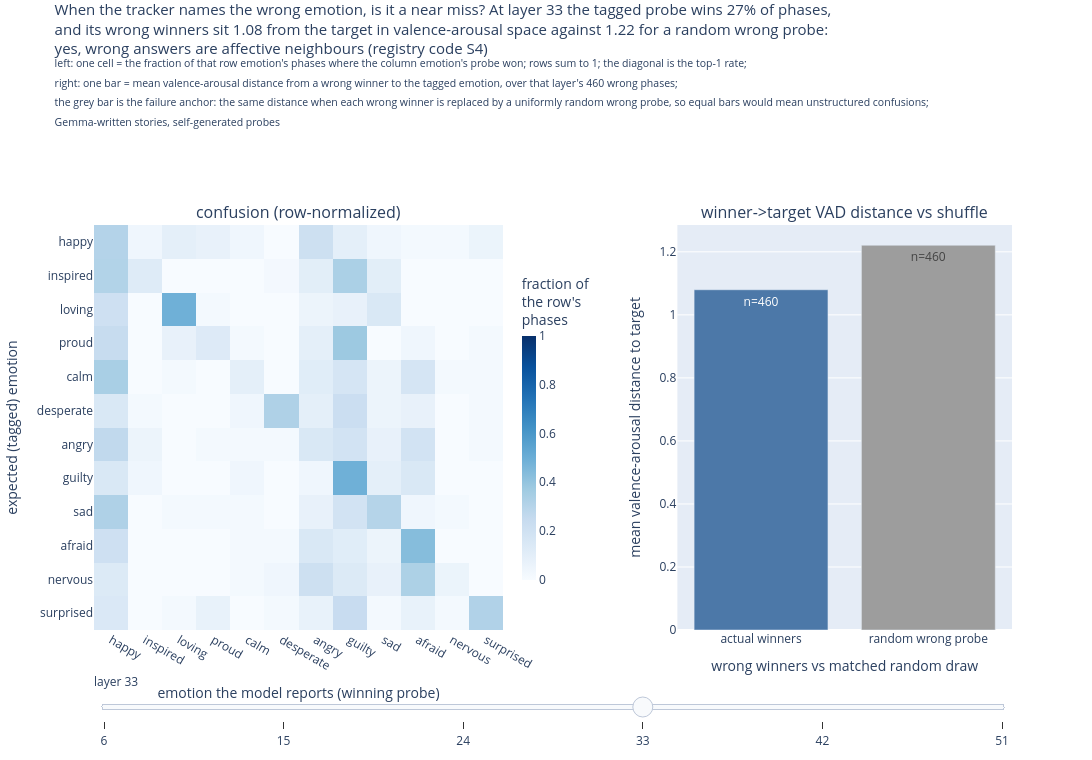

This figure's notebook cell:
### Markdown cell above
## S4. When the model gets it wrong, what wins instead?

**Question: when the tagged emotion's probe does not win a phase, does an
affective neighbour win (graceful degradation) or an arbitrary probe
(unstructured failure)?**

**Method, plainly.** For every phase (`selfgen` probes, Gemma stories) we
record the winning probe, the one with the highest phase-mean centered cosine,
against the tagged emotion. The full 12x12 tagged-by-winner matrix is the
confusion heatmap. Then, for the wrong-winner phases only, we compare the
winner's VAD distance to the target with the same distance when a uniformly
random wrong probe replaces the winner. That random draw is the
unstructured-failure reference. Winners much closer than that reference mean
the model degrades towards neighbours, a different behaviour from random
failure.

### Code cell
# this cell builds the confusion matrix and the winner-vs-shuffle VAD
# distance comparison, self-generated probes, primary arm
fig, S4 = tr.s4_confusion_figure(ARMS, VAD, RNG)
fig.show()
for layer in LAYERS:
    layer_stats = S4[layer]
    print(f"L{layer}: top-1 {layer_stats['top1_rate']:.2f}; "
          f"wrong-winner VAD dist {layer_stats['wrong_mean']:.2f} "
          f"vs shuffle {layer_stats['shuffle_mean']:.2f} (n_wrong={layer_stats['n_wrong']})")

### Figure 1 — Plotly figure (JSON) as saved in the notebook; plotly's stock layout.template omitted (floating-point values rounded to 4 significant figures; data arrays with more than 128 entries replaced by an {"elided": "..."} marker saying what was removed)
{"data": [{"colorbar": {"len": 0.8, "thickness": 14, "title": {"text": "fraction of<br>the row's<br>phases"}, "x": 0.455}, "colorscale": [[0.0, "rgb(247,251,255)"], [0.125, "rgb(222,235,247)"], [0.25, "rgb(198,219,239)"], [0.375, "rgb(158,202,225)"], [0.5, "rgb(107,174,214)"], [0.625, "rgb(66,146,198)"], [0.75, "rgb(33,113,181)"], [0.875, "rgb(8,81,156)"], [1.0, "rgb(8,48,107)"]], "type": "heatmap", "visible": false, "x": ["happy", "inspired", "loving", "proud", "calm", "desperate", "angry", "guilty", "sad", "afraid", "nervous", "surprised"], "xaxis": "x", "y": ["happy", "inspired", "loving", "proud", "calm", "desperate", "angry", "guilty", "sad", "afraid", "nervous", "surprised"], "yaxis": "y", "z": {"elided": "12x12 float values"}, "zmax": 1, "zmin": 0}, {"marker": {"color": ["#4c78a8", "#9d9d9d"]}, "showlegend": false, "text": ["n=264", "n=264"], "type": "bar", "visible": false, "x": ["actual winners", "random wrong probe"], "xaxis": "x2", "y": [0.78, 1.123], "yaxis": "y2"}, {"colorbar": {"len": 0.8, "thickness": 14, "title": {"text": "fraction of<br>the row's<br>phases"}, "x": 0.455}, "colorscale": [[0.0, "rgb(247,251,255)"], [0.125, "rgb(222,235,247)"], [0.25, "rgb(198,219,239)"], [0.375, "rgb(158,202,225)"], [0.5, "rgb(107,174,214)"], [0.625, "rgb(66,146,198)"], [0.75, "rgb(33,113,181)"], [0.875, "rgb(8,81,156)"], [1.0, "rgb(8,48,107)"]], "type": "heatmap", "visible": false, "x": ["happy", "inspired", "loving", "proud", "calm", "desperate", "angry", "guilty", "sad", "afraid", "nervous", "surprised"], "xaxis": "x", "y": ["happy", "inspired", "loving", "proud", "calm", "desperate", "angry", "guilty", "sad", "afraid", "nervous", "surprised"], "yaxis": "y", "z": {"elided": "12x12 float values"}, "zmax": 1, "zmin": 0}, {"marker": {"color": ["#4c78a8", "#9d9d9d"]}, "showlegend": false, "text": ["n=424", "n=424"], "type": "bar", "visible": false, "x": ["actual winners", "random wrong probe"], "xaxis": "x2", "y": [0.957, 1.123], "yaxis": "y2"}, {"colorbar": {"len": 0.8, "thickness": 14, "title": {"text": "fraction of<br>the row's<br>phases"}, "x": 0.455}, "colorscale": [[0.0, "rgb(247,251,255)"], [0.125, "rgb(222,235,247)"], [0.25, "rgb(198,219,239)"], [0.375, "rgb(158,202,225)"], [0.5, "rgb(107,174,214)"], [0.625, "rgb(66,146,198)"], [0.75, "rgb(33,113,181)"], [0.875, "rgb(8,81,156)"], [1.0, "rgb(8,48,107)"]], "type": "heatmap", "visible": false, "x": ["happy", "inspired", "loving", "proud", "calm", "desperate", "angry", "guilty", "sad", "afraid", "nervous", "surprised"], "xaxis": "x", "y": ["happy", "inspired", "loving", "proud", "calm", "desperate", "angry", "guilty", "sad", "afraid", "nervous", "surprised"], "yaxis": "y", "z": {"elided": "12x12 float values"}, "zmax": 1, "zmin": 0}, {"marker": {"color": ["#4c78a8", "#9d9d9d"]}, "showlegend": false, "text": ["n=270", "n=270"], "type": "bar", "visible": false, "x": ["actual winners", "random wrong probe"], "xaxis": "x2", "y": [0.8903, 1.066], "yaxis": "y2"}, {"colorbar": {"len": 0.8, "thickness": 14, "title": {"text": "fraction of<br>the row's<br>phases"}, "x": 0.455}, "colorscale": [[0.0, "rgb(247,251,255)"], [0.125, "rgb(222,235,247)"], [0.25, "rgb(198,219,239)"], [0.375, "rgb(158,202,225)"], [0.5, "rgb(107,174,214)"], [0.625, "rgb(66,146,198)"], [0.75, "rgb(33,113,181)"], [0.875, "rgb(8,81,156)"], [1.0, "rgb(8,48,107)"]], "type": "heatmap", "visible": true, "x": ["happy", "inspired", "loving", "proud", "calm", "desperate", "angry", "guilty", "sad", "afraid", "nervous", "surprised"], "xaxis": "x", "y": ["happy", "inspired", "loving", "proud", "calm", "desperate", "angry", "guilty", "sad", "afraid", "nervous", "surprised"], "yaxis": "y", "z": {"elided": "12x12 float values"}, "zmax": 1, "zmin": 0}, {"marker": {"color": ["#4c78a8", "#9d9d9d"]}, "showlegend": false, "text": ["n=460", "n=460"], "type": "bar", "visible": true, "x": ["actual winners", "random wrong probe"], "xaxis": "x2", "y": [1.08, 1.221], "yaxis": "y2"}, {"colorbar": {"len": 0.8, "thickness": 14, "title": {"text": "fraction of<br>the row's<br>phases"}, "x": 0.455}, "colorscale": [[0.0, "rgb(247,251,255)"], [0.125, "rgb(222,235,247)"], [0.25, "rgb(198,219,239)"], [0.375, "rgb(158,202,225)"], [0.5, "rgb(107,174,214)"], [0.625, "rgb(66,146,198)"], [0.75, "rgb(33,113,181)"], [0.875, "rgb(8,81,156)"], [1.0, "rgb(8,48,107)"]], "type": "heatmap", "visible": false, "x": ["happy", "inspired", "loving", "proud", "calm", "desperate", "angry", "guilty", "sad", "afraid", "nervous", "surprised"], "xaxis": "x", "y": ["happy", "inspired", "loving", "proud", "calm", "desperate", "angry", "guilty", "sad", "afraid", "nervous", "surprised"], "yaxis": "y", "z": {"elided": "12x12 float values"}, "zmax": 1, "zmin": 0}, {"marker": {"color": ["#4c78a8", "#9d9d9d"]}, "showlegend": false, "text": ["n=372", "n=372"], "type": "bar", "visible": false, "x": ["actual winners", "random wrong probe"], "xaxis": "x2", "y": [0.9236, 1.146], "yaxis": "y2"}, {"colorbar": {"len": 0.8, "thickness": 14, "title": {"text": "fraction of<br>the row's<br>phases"}, "x": 0.455}, "colorscale": [[0.0, "rgb(247,251,255)"], [0.125, "rgb(222,235,247)"], [0.25, "rgb(198,219,239)"], [0.375, "rgb(158,202,225)"], [0.5, "rgb(107,174,214)"], [0.625, "rgb(66,146,198)"], [0.75, "rgb(33,113,181)"], [0.875, "rgb(8,81,156)"], [1.0, "rgb(8,48,107)"]], "type": "heatmap", "visible": false, "x": ["happy", "inspired", "loving", "proud", "calm", "desperate", "angry", "guilty", "sad", "afraid", "nervous", "surprised"], "xaxis": "x", "y": ["happy", "inspired", "loving", "proud", "calm", "desperate", "angry", "guilty", "sad", "afraid", "nervous", "surprised"], "yaxis": "y", "z": {"elided": "12x12 float values"}, "zmax": 1, "zmin": 0}, {"marker": {"color": ["#4c78a8", "#9d9d9d"]}, "showlegend": false, "text": ["n=438", "n=438"], "type": "bar", "visible": false, "x": ["actual winners", "random wrong probe"], "xaxis": "x2", "y": [0.9934, 1.236], "yaxis": "y2"}], "layout": {"annotations": [{"font": {"size": 16}, "showarrow": false, "text": "confusion (row-normalized)", "x": 0.2228, "xanchor": "center", "xref": "paper", "y": 1.0, "yanchor": "bottom", "yref": "paper"}, {"font": {"size": 16}, "showarrow": false, "text": "winner->target VAD distance vs shuffle", "x": 0.8177, "xanchor": "center", "xref": "paper", "y": 1.0, "yanchor": "bottom", "yref": "paper"}], "height": 760, "margin": {"b": 130, "t": 225}, "sliders": [{"active": 3, "currentvalue": {"prefix": "layer "}, "pad": {"t": 40}, "steps": [{"args": [{"visible": [true, true, false, false, false, false, false, false, false, false, false, false]}, {"title.text": "When the tracker names the wrong emotion, is it a near miss? At layer 6 the tagged probe wins 58% of phases,<br>and its wrong winners sit 0.78 from the target in valence-arousal space against 1.12 for a random wrong probe:<br>yes, wrong answers are affective neighbours (registry code S4)<br><sup>left: one cell = the fraction of that row emotion's phases where the column emotion's probe won; rows sum to 1; the diagonal is the top-1 rate;</sup><br><sup>right: one bar = mean valence-arousal distance from a wrong winner to the tagged emotion, over that layer's 264 wrong phases;</sup><br><sup>the grey bar is the failure anchor: the same distance when each wrong winner is replaced by a uniformly random wrong probe, so equal bars would mean unstructured confusions;</sup><br><sup>Gemma-written stories, self-generated probes</sup>"}], "label": "6", "method": "update"}, {"args": [{"visible": [false, false, true, true, false, false, false, false, false, false, false, false]}, {"title.text": "When the tracker names the wrong emotion, is it a near miss? At layer 15 the tagged probe wins 33% of phases,<br>and its wrong winners sit 0.96 from the target in valence-arousal space against 1.12 for a random wrong probe:<br>yes, wrong answers are affective neighbours (registry code S4)<br><sup>left: one cell = the fraction of that row emotion's phases where the column emotion's probe won; rows sum to 1; the diagonal is the top-1 rate;</sup><br><sup>right: one bar = mean valence-arousal distance from a wrong winner to the tagged emotion, over that layer's 424 wrong phases;</sup><br><sup>the grey bar is the failure anchor: the same distance when each wrong winner is replaced by a uniformly random wrong probe, so equal bars would mean unstructured confusions;</sup><br><sup>Gemma-written stories, self-generated probes</sup>"}], "label": "15", "method": "update"}, {"args": [{"visible": [false, false, false, false, true, true, false, false, false, false, false, false]}, {"title.text": "When the tracker names the wrong emotion, is it a near miss? At layer 24 the tagged probe wins 57% of phases,<br>and its wrong winners sit 0.89 from the target in valence-arousal space against 1.07 for a random wrong probe:<br>yes, wrong answers are affective neighbours (registry code S4)<br><sup>left: one cell = the fraction of that row emotion's phases where the column emotion's probe won; rows sum to 1; the diagonal is the top-1 rate;</sup><br><sup>right: one bar = mean valence-arousal distance from a wrong winner to the tagged emotion, over that layer's 270 wrong phases;</sup><br><sup>the grey bar is the failure anchor: the same distance when each wrong winner is replaced by a uniformly random wrong probe, so equal bars would mean unstructured confusions;</sup><br><sup>Gemma-written stories, self-generated probes</sup>"}], "label": "24", "method": "update"}, {"args": [{"visible": [false, false, false, false, false, false, true, true, false, false, false, false]}, {"title.text": "When the tracker names the wrong emotion, is it a near miss? At layer 33 the tagged probe wins 27% of phases,<br>and its wrong winners sit 1.08 from the target in valence-arousal space against 1.22 for a random wrong probe:<br>yes, wrong answers are affective neighbours (registry code S4)<br><sup>left: one cell = the fraction of that row emotion's phases where the column emotion's probe won; rows sum to 1; the diagonal is the top-1 rate;</sup><br><sup>right: one bar = mean valence-arousal distance from a wrong winner to the tagged emotion, over that layer's 460 wrong phases;</sup><br><sup>the grey bar is the failure anchor: the same distance when each wrong winner is replaced by a uniformly random wrong probe, so equal bars would mean unstructured confusions;</sup><br><sup>Gemma-written stories, self-generated probes</sup>"}], "label": "33", "method": "update"}, {"args": [{"visible": [false, false, false, false, false, false, false, false, true, true, false, false]}, {"title.text": "When the tracker names the wrong emotion, is it a near miss? At layer 42 the tagged probe wins 41% of phases,<br>and its wrong winners sit 0.92 from the target in valence-arousal space against 1.15 for a random wrong probe:<br>yes, wrong answers are affective neighbours (registry code S4)<br><sup>left: one cell = the fraction of that row emotion's phases where the column emotion's probe won; rows sum to 1; the diagonal is the top-1 rate;</sup><br><sup>right: one bar = mean valence-arousal distance from a wrong winner to the tagged emotion, over that layer's 372 wrong phases;</sup><br><sup>the grey bar is the failure anchor: the same distance when each wrong winner is replaced by a uniformly random wrong probe, so equal bars would mean unstructured confusions;</sup><br><sup>Gemma-written stories, self-generated probes</sup>"}], "label": "42", "method": "update"}, {"args": [{"visible": [false, false, false, false, false, false, false, false, false, false, true, true]}, {"title.text": "When the tracker names the wrong emotion, is it a near miss? At layer 51 the tagged probe wins 30% of phases,<br>and its wrong winners sit 0.99 from the target in valence-arousal space against 1.24 for a random wrong probe:<br>yes, wrong answers are affective neighbours (registry code S4)<br><sup>left: one cell = the fraction of that row emotion's phases where the column emotion's probe won; rows sum to 1; the diagonal is the top-1 rate;</sup><br><sup>right: one bar = mean valence-arousal distance from a wrong winner to the tagged emotion, over that layer's 438 wrong phases;</sup><br><sup>the grey bar is the failure anchor: the same distance when each wrong winner is replaced by a uniformly random wrong probe, so equal bars would mean unstructured confusions;</sup><br><sup>Gemma-written stories, self-generated probes</sup>"}], "label": "51", "method": "update"}]}], "title": {"font": {"size": 15}, "text": "When the tracker names the wrong emotion, is it a near miss? At layer 33 the tagged probe wins 27% of phases,<br>and its wrong winners sit 1.08 from the target in valence-arousal space against 1.22 for a random wrong probe:<br>yes, wrong answers are affective neighbours (registry code S4)<br><sup>left: one cell = the fraction of that row emotion's phases where the column emotion's probe won; rows sum to 1; the diagonal is the top-1 rate;</sup><br><sup>right: one bar = mean valence-arousal distance from a wrong winner to the tagged emotion, over that layer's 460 wrong phases;</sup><br><sup>the grey bar is the failure anchor: the same distance when each wrong winner is replaced by a uniformly random wrong probe, so equal bars would mean unstructured confusions;</sup><br><sup>Gemma-written stories, self-generated probes</sup>", "y": 0.98, "yanchor": "top"}, "width": 1150, "xaxis": {"anchor": "y", "domain": [0.0, 0.4455], "title": {"text": "emotion the model reports (winning probe)"}}, "xaxis2": {"anchor": "y2", "domain": [0.6355, 1.0], "title": {"text": "wrong winners vs matched random draw"}}, "yaxis": {"anchor": "x", "autorange": "reversed", "domain": [0.0, 1.0], "title": {"text": "expected (tagged) emotion"}}, "yaxis2": {"anchor": "x2", "domain": [0.0, 1.0], "title": {"text": "mean valence-arousal distance to target"}}}}
